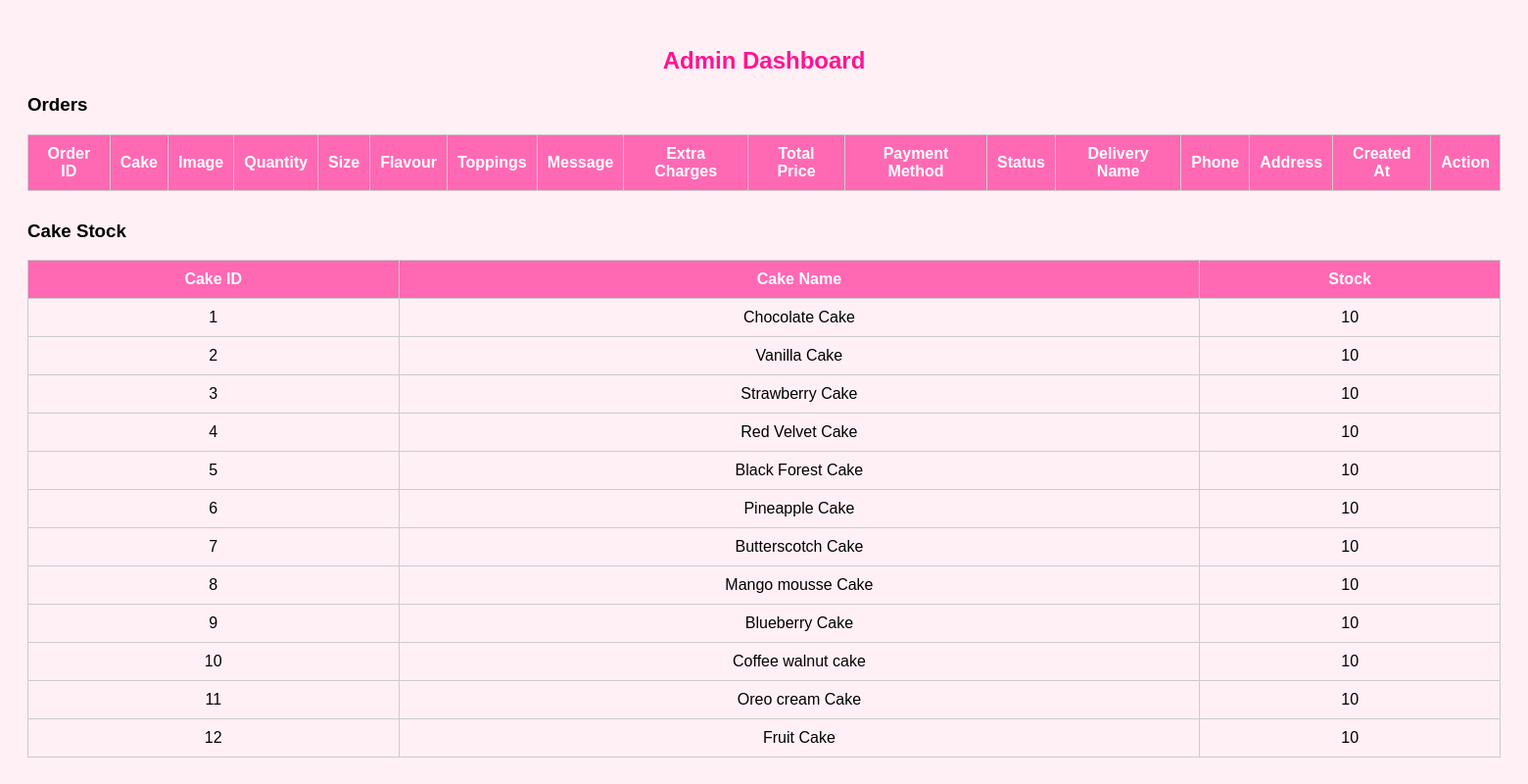
Page /admin_dashboard.php (signed in) on the earlier database version.
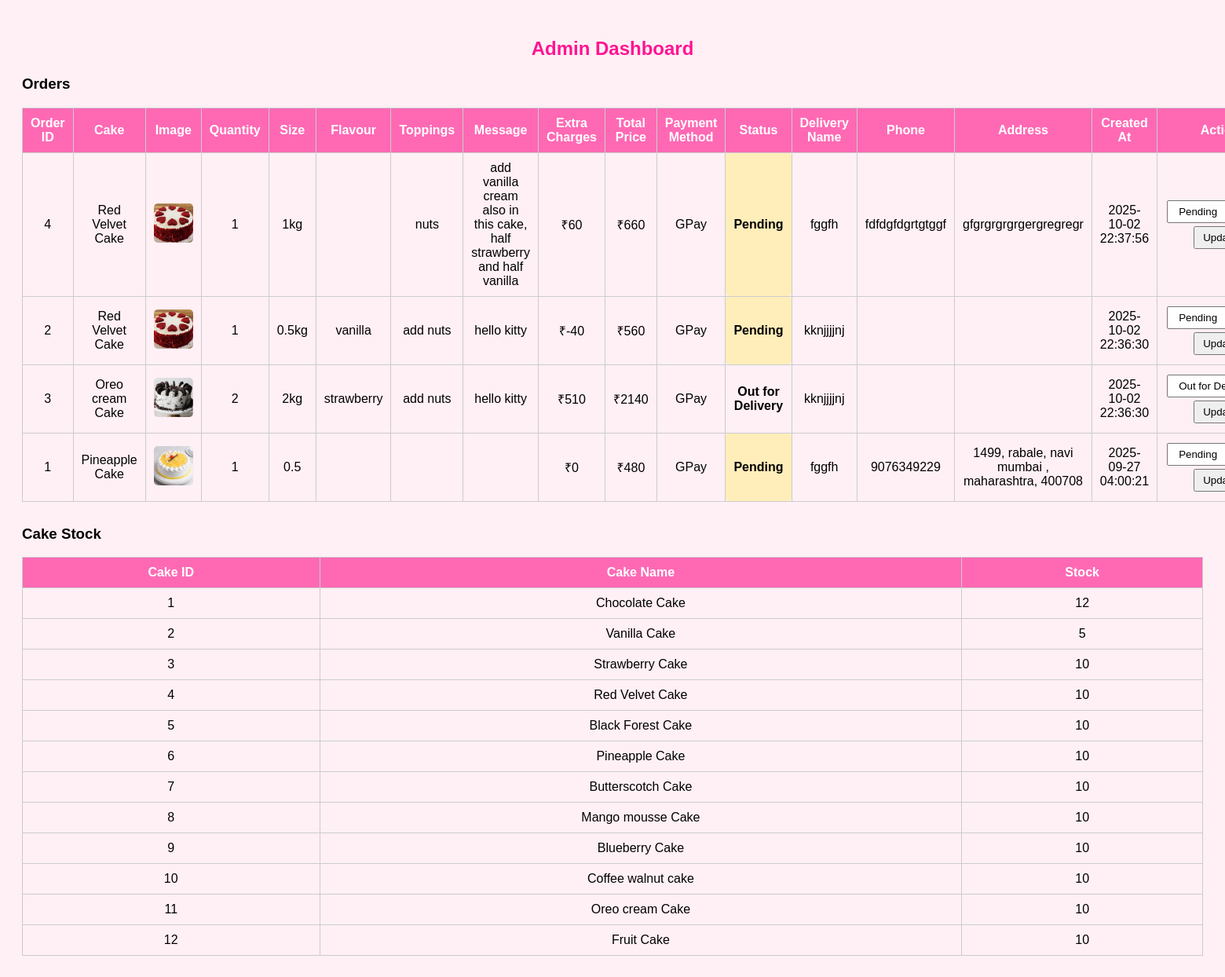
Same page on the later database version.
### tables this page shows
CREATE TABLE `cakes` (
  `id` int(10) UNSIGNED NOT NULL,
  `name` varchar(255) NOT NULL,
  `image` varchar(255) DEFAULT NULL,
  `description` text DEFAULT NULL,
  `price` float NOT NULL,
  `rating` float DEFAULT 0,
  `rating_count` int(11) DEFAULT 0,
  `size` varchar(50) DEFAULT '1 kg',
  `stock` int(10) UNSIGNED NOT NULL DEFAULT 10
);

CREATE TABLE `orders` (
  `id` int(10) UNSIGNED NOT NULL,
  `user_id` int(10) UNSIGNED NOT NULL,
  `cake_id` int(10) UNSIGNED NOT NULL,
  `customization_id` int(10) UNSIGNED DEFAULT NULL,
  `quantity` int(10) UNSIGNED NOT NULL DEFAULT 1,
  `total_price` float NOT NULL,
  `delivery_name` varchar(255) NOT NULL,
  `delivery_phone` varchar(20) NOT NULL,
  `delivery_address` text NOT NULL,
  `payment_method` varchar(50) DEFAULT 'COD',
  `status` varchar(50) DEFAULT 'Pending',
  `created_at` timestamp NOT NULL DEFAULT current_timestamp(),
  `status_updated_at` timestamp NOT NULL DEFAULT current_timestamp(),
  `takeaway` tinyint(1) DEFAULT 0,
  `payment_status` enum('Pending','Paid','Failed') NOT NULL DEFAULT 'Pending',
  `payment_reference` varchar(255) DEFAULT NULL,
  `status_preparing` timestamp NULL DEFAULT NULL,
  `status_shipped` timestamp NULL DEFAULT NULL,
  `status_out_for_delivery` timestamp NULL DEFAULT NULL,
  `status_delivered` timestamp NULL DEFAULT NULL,
  `delivery_info` varchar(255) DEFAULT '',
  `delivery_date` date DEFAULT NULL,
  `size` varchar(10) DEFAULT '0.5',
  `flavour` varchar(50) DEFAULT '',
  `message` varchar(255) DEFAULT '',
  `toppings` varchar(50) DEFAULT '',
  `extra_charges` int(11) DEFAULT 0
);

### admin_dashboard.php (the view, shortened to what this page needs)
<?php
include "includes/db_connect.php";
$stmt = $conn->prepare("
    SELECT o.*, c.name AS cake_name, c.image AS cake_image
    FROM orders o
    JOIN cakes c ON o.cake_id = c.id
    ORDER BY o.created_at DESC
");
$stmt->execute();
$orders = $stmt->fetchAll(PDO::FETCH_ASSOC);
$stmt2 = $conn->prepare("SELECT id, name, stock FROM cakes");
$stmt2->execute();
$cakes = $stmt2->fetchAll(PDO::FETCH_ASSOC);
?>
<!DOCTYPE html>
<html>
<head>
</head>
<body>
<h2>Admin Dashboard</h2>
<h3>Orders</h3>
<table>
    <tr>
        <th>Order ID</th>
        <th>Cake</th>
        <th>Image</th>
        <th>Quantity</th>
        <th>Size</th>
        <th>Flavour</th>
        <th>Toppings</th>
        <th>Message</th>
        <th>Extra Charges</th>
        <th>Total Price</th>
        <th>Payment Method</th>
        <th>Status</th>
        <th>Delivery Name</th>
        <th>Phone</th>
        <th>Address</th>
        <th>Created At</th>
        <th>Action</th>
    </tr>
    <?php foreach($orders as $order): ?>
    <tr>
        <td><?= $order['id'] ?></td>
        <td><?= htmlspecialchars($order['cake_name']) ?></td>
        <td><img src="images/<?= $order['cake_image'] ?>" class="cake-img"></td>
        <td><?= $order['quantity'] ?></td>
        <td><?= $order['size'] ?></td>
        <td><?= $order['flavour'] ?></td>
        <td><?= $order['toppings'] ?></td>
        <td><?= $order['message'] ?></td>
        <td>₹<?= $order['extra_charges'] ?></td>
        <td>₹<?= $order['total_price'] ?></td>
        <td><?= $order['payment_method'] ?></td>
        <td class="status <?= strtolower(str_replace(' ', '', $order['status'])) ?>"><?= $order['status'] ?></td>
        <td><?= htmlspecialchars($order['delivery_name']) ?></td>
        <td><?= htmlspecialchars($order['delivery_phone']) ?></td>
        <td><?= htmlspecialchars($order['delivery_address']) ?></td>
        <td><?= $order['created_at'] ?></td>
        <td>
            <form method="post">
                <select name="status">
                    <option value="Pending" <?= $order['status']=='Pending'?'selected':'' ?>>Pending</option>
                    <option value="Out for Delivery" <?= $order['status']=='Out for Delivery'?'selected':'' ?>>Out for Delivery</option>
                </select>
                <button type="submit" name="update_status">Update</button>
            </form>
        </td>
    </tr>
    <?php endforeach; ?>
</table>
<h3>Cake Stock</h3>
<table>
    <tr>
        <th>Cake ID</th>
        <th>Cake Name</th>
        <th>Stock</th>
    </tr>
    <?php foreach($cakes as $cake): ?>
    <tr>
        <td><?= $cake['id'] ?></td>
        <td><?= htmlspecialchars($cake['name']) ?></td>
        <td><?= $cake['stock'] ?></td>
    </tr>
    <?php endforeach; ?>
</table>
</body>
</html>

### admin_dashboard.php (style rules this page uses)
body { font-family: Arial; background: #fff0f5; padding: 20px; }
h2 { text-align:center; color:#ff1493; }
table { width: 100%; border-collapse: collapse; margin-bottom: 30px; }
th, td { padding: 10px; border: 1px solid #ccc; text-align: center; }
th { background: #ff69b4; color:#fff; }
select, button { padding:5px 10px; margin:2px; }
.cake-img { width: 50px; height:50px; object-fit:cover; border-radius:5px; }
.status { font-weight:bold; padding:5px 10px; border-radius:5px; }
.pending { background:#ffeeba; }

Differences in the rows shown:
added orders: id "4", cake.name "Red Velvet Cake", cake.image (picture), quantity "1", size "1kg", toppings "nuts", message "add vanilla cream also in this cake, half strawberry and half vanilla", extra_charges "60", total_price "660", payment_method "GPay", status "Pending", delivery_name "fggfh", delivery_phone "fdfdgfdgrtgtggf", delivery_address "gfgrgrgrgrgergregregr", created_at "2025-10-02 22:37:56"
added orders: id "2", cake.name "Red Velvet Cake", cake.image (picture), quantity "1", size "0.5kg", flavour "vanilla", toppings "add nuts", message "hello kitty", extra_charges "-40", total_price "560", payment_method "GPay", status "Pending", delivery_name "kknjjjjnj", created_at "2025-10-02 22:36:30"
added orders: id "3", cake.name "Oreo cream Cake", cake.image (picture), quantity "2", size "2kg", flavour "strawberry", toppings "add nuts", message "hello kitty", extra_charges "510", total_price "2140", payment_method "GPay", status "Out for Delivery", delivery_name "kknjjjjnj", created_at "2025-10-02 22:36:30"
added orders: id "1", cake.name "Pineapple Cake", cake.image (picture), quantity "1", size "0.5", extra_charges "0", total_price "480", payment_method "GPay", status "Pending", delivery_name "fggfh", delivery_phone "9076349229", delivery_address "1499, rabale, navi mumbai , maharashtra, 400708", created_at "2025-09-27 04:00:21"
changed cakes "Chocolate Cake": stock "10" → "12"
changed cakes "Vanilla Cake": stock "10" → "5"
